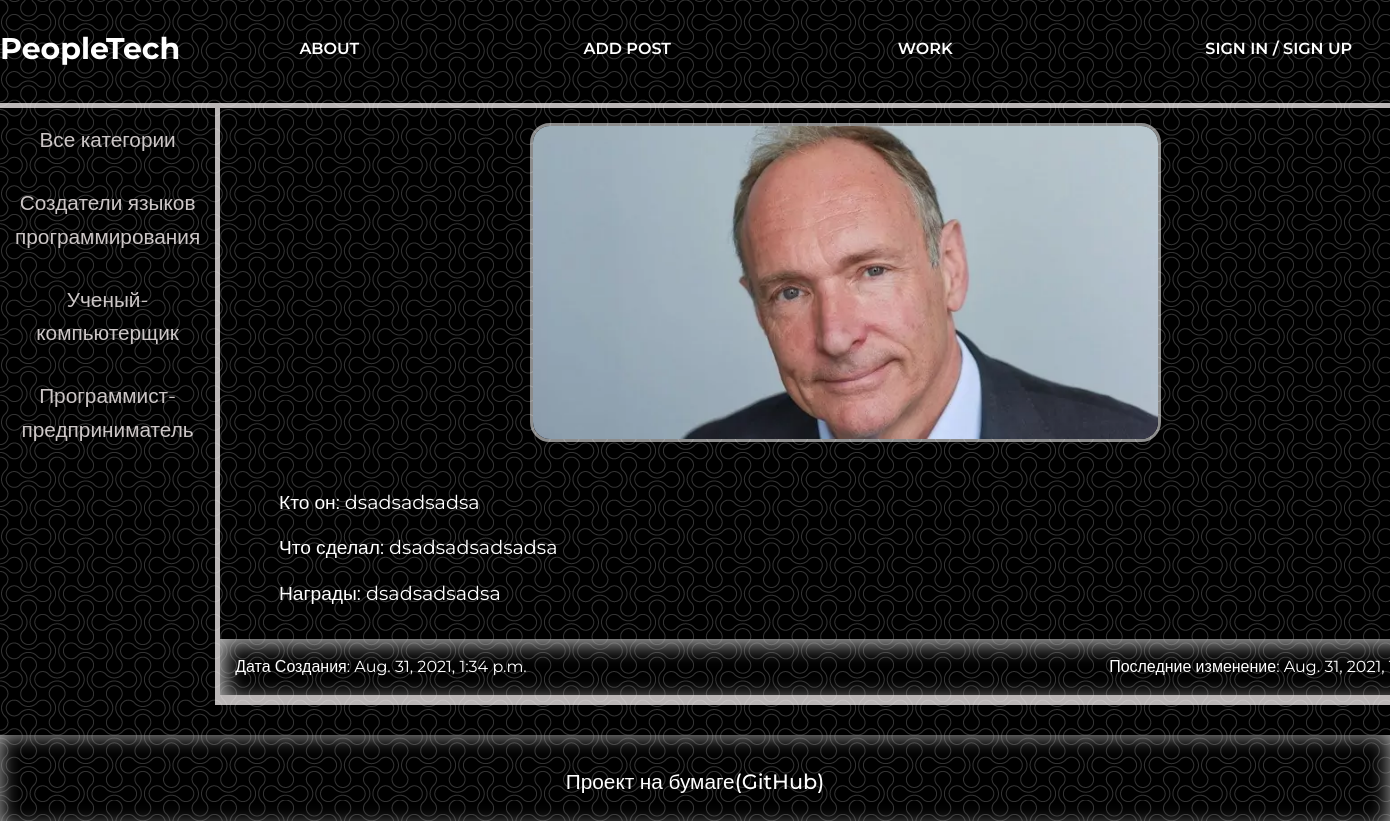
The page /show_post/dsadsadsadsad on the database its author committed.
### people_it/models.py (models this page shows, shortened)
class Category(models.Model):
    name = models.CharField(max_length=255, db_index=True)
    slug = models.SlugField(max_length=255, unique=True, db_index=True)
    def get_absolute_url(self):
        return reverse('categories', kwargs={'cat_slug': self.slug})
    class Meta:
        verbose_name = "Категории"
        verbose_name_plural = "Категории"

class PeopleIt(models.Model):
    name = models.CharField(max_length=255, verbose_name='Имя')
    slug = models.SlugField(blank="True", max_length=255, unique=True, db_index=True, verbose_name='URL')
    who_is = models.TextField(verbose_name='Кто он')
    what_did = models.TextField(verbose_name='Что сделал')
    achievements = models.TextField(verbose_name='Достижения')
    photo = models.ImageField(upload_to = "photos/%Y/%m/%d/", verbose_name='Фотография')
    time_create = models.DateTimeField(auto_now_add=True, verbose_name='Дата создания')
    time_update = models.DateTimeField(auto_now=True, verbose_name='Последние изменение')
    is_published =  models.BooleanField(default=True, verbose_name='Опубликовать')
    cat = ForeignKey('Category', on_delete=models.PROTECT, verbose_name='Категория')
    class Meta:
        verbose_name = "Гении IT"
        verbose_name_plural = "Гении IT"

### people_it/views.py (the view)
# urls.py: path('show_post/<slug:post_slug>', ShowPost.as_view(), name="show_post"),
class ShowPost(DataMixin, DetailView):
    model = PeopleIt
    template_name = 'people_it/post.html'
    context_object_name = 'person'
    slug_url_kwarg = 'post_slug'
    def get_context_data(self, **kwargs):
        context = super().get_context_data(**kwargs)
        add_context = self.get_user_context(title=context["person"].name, cat_selected=None)
        return dict(list(context.items()) + list(add_context.items()))

### people_it/utils.py (called while the page is built)
    def get_user_context(self, **kwargs):
        context = kwargs
        context["menu"] = menu
        if 'cat_selected' not in context:
            context['cat_selected'] = "all-categories"
        context["cats"] = Category.objects.all()
        return context

### people_it/templates/people_it/post.html
{% extends 'people_it/base.html' %}
{% block content %}
<div class="show_post">
    <img src="{{person.photo.url}}" alt="" class="show_post_photo">
    <div class="show_post_content">
        <p class="show_post_text">Кто он: {{ person.who_is }}</p>
        <p class="show_post_text">Что сделал: {{ person.what_did }}</p>
        <p class="show_post_text">Награды: {{ person.achievements }}</p>
    </div>
    <div class="content_time_body">
        <div class="content_time_item">Дата Создания: {{ person.time_create }}</div>
        <div class="content_time_item">Последние изменение: {{ person.time_update }}</div>
    </div>
</div>
{% endblock %}

### people_it/templates/people_it/base.html (shortened to what this page needs)
{% load static %}
<!DOCTYPE html>
<html lang="en">
<head>
    <link rel="stylesheet" href="{% static 'people_it/css/FirstCss.css' %}">
</head>
<body>
<div class="wrapper">
    <div class="content">
        <header class="header">
            <div class="container">
                <div class="header_inner">
                    <a href ='{% url "home" %}' class="header_logo">PeopleTech</a>
                    <nav class="header_nav">
                        {% block menu %}
                        {% for menu in menu %}
                        <div class="header_items"><a href="{% url menu.url_name %}" class="header_links">{{ menu.name }}</a></div>
                        {% endfor %}
                        {% if user.is_authenticated %}
                            <div class="header_last_item">{{user.username }} / <a href="{% url 'logout' %}" class="header_links">LogOut</a></div>
                        {% else %}
                            <div class="header_last_item"><a href="{% url 'login' %}" class="header_links">Sign In</a> / <a href="{% url 'register' %}" class="header_links">Sign Up</a></div>
                        {% endif %}
                        {% endblock %}
                    </nav>
                </div>
            </div>
        </header>
        <div class="container">
            <div class="content_inner">
                <nav class="content_cats">
                {% block categories %}
                {% if cat_selected == "all-categories" %}
                    <div class="cats_items"><div class="cats_selected">Все категории</div></div>
                {% else %}
                    <div class="cats_items"><a href="{% url 'home' %}" class="cats_links">Все категории</a></div>
                {% endif %}
                {% for cat in cats %}
                {% if cat_selected == cat %}
                    <div class="cats_items"><div class="cats_selected">{{cat.name}}</div></div>
                {% else %}
                    <div class="cats_items"><a href="{{ cat.get_absolute_url }}" class="cats_links">{{cat.name}}</a></div>
                {% endif %}
                {% endfor %}
                {% endblock %}
                </nav>
                <div class="content_posts">
                {% block content %}
                {% endblock %}
                </div>
            </div>
        </div>
        <div>
        <div class="footer">
            <div class="footer_row">
                <div class="footer_item"><a href="https://github.com/Kirill-Makarov-genius/First-Django-Project" class="footer_link">Проект на бумаге(GitHub)</a></div>
            </div>
        </div>
    </div>
</div>
</body>
</html>

### people_it/static/people_it/css/FirstCss.css (style rules this page uses)
html { background: url(../images/fon.png) repeat; margin: 0 auto; }
body { font-family: 'Montserrat', sans-serif; font-size: 1em; line-height: 1.6; color: rgb(255, 255, 255); margin:0; padding:0; }
* { margin: 0; padding: 0; }
.wrapper { display: flex; flex-direction: column; }
.container { margin: 0 auto; max-width: 1500px; width: 100%; }
.content { width: 100%; height: 100%; }
.content_inner { display: flex; }
.content_cats { display: flex; flex-direction: column; max-width: 20%; }
.cats_items { margin: 15px; align-items: center; text-align: center; font-size: 1.3em; text-align: center; text-decoration: none; }
.cats_links { position: relative; text-decoration: none; color: rgb(204, 198, 198); transition: color .1s linear; }
.cats_links:after { content: ""; opacity: 0; width: 100%; height: 0px; position: absolute; top: 100%; left: 0; z-index: 1; transition: opacity .1s linear; background-color: #fce38a; }
.content_posts { min-width: 90%; display: flex; flex-direction: column; border-left: 5px solid rgb(241, 236, 236, 0.774); border-right: 5px solid rgb(241, 236, 236, 0.774); border-bottom: 5px solid rgb(241, 236, 236, 0.774); margin-bottom: 30px; }
.content_time_body { display: flex; justify-content: space-between; padding: 15px; box-shadow: 5px 5px 20px rgb(180, 180, 180) inset; }
.header { border-bottom: 5px solid rgba(241, 236, 236, 0.774); min-width: 100%; }
.header_inner { display: flex; padding-top: 25px; margin-bottom: 30px; }
.header_logo { display: inline-block; font-size: 30px; color: #ffff; font-weight: 700; text-decoration: none; }
.header_nav { display: flex; flex: 1 1 auto; font-size: 16px; font-weight: 600; text-transform: uppercase; align-items: center; min-width: 100%; }
.header_items { width: 20%; text-align: center; margin: 0 10px; }
.header_last_item { text-align: right; width: 20%; }
.header_links { color: #ffff; position: relative; text-decoration: none; transition: color .1s linear; }
.header_links:after { content: ""; opacity: 0; width: 100%; height: 3px; position: absolute; top: 100%; left: 0; z-index: 1; transition: opacity .1s linear; background-color: #fce38a; }
.show_post { display: flex; flex-direction: column; border-bottom: 5px solid rgba(241, 236, 236, 0.774); }
.show_post_photo { align-self: center; border: 3px solid rgba(255, 255, 255, 0.548); border-radius: 20px; margin: 15px; max-width: 50%; max-height: 60%; }
.show_post_content { margin: 15px; }
.show_post_text { text-indent: 1.5em; margin: 15px; font-size: 1.2em; }
.footer { display: flex; justify-content: center; align-items: center; box-shadow: 0px 0px 20px rgb(180, 180, 180) inset; padding: 30px; flex: 1 1 auto; }
.footer_item { font-size: 1.3em; font-weight: 500; }
.footer_link { text-decoration: none; color: rgb(255, 255, 255); }

### rows shown on the page
Category: name "Создатели языков программирования"
Category: name "Ученый-компьютерщик"
Category: name "Программист-предприниматель"
PeopleIt: photo (picture), who_is "dsadsadsadsa", what_did "dsadsadsadsadsa", achievements "dsadsadsadsa", time_create "Aug. 31, 2021, 1:34 p.m.", time_update "Aug. 31, 2021,…"

### other values the page prints
{{ menu.name }} "ABOUT" "ADD POST" "WORK"
